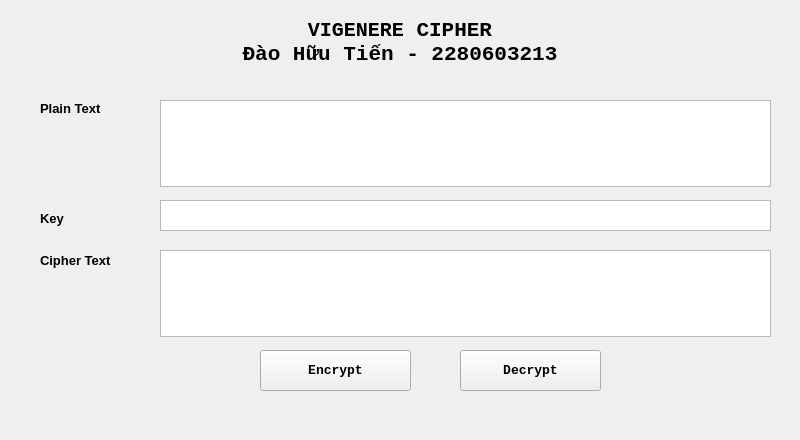
<?xml version="1.0" encoding="UTF-8"?>
<ui version="4.0">
 <class>MainWindow</class>
 <widget class="QMainWindow" name="MainWindow">
  <property name="geometry">
   <rect>
    <x>0</x>
    <y>0</y>
    <width>800</width>
    <height>440</height>
   </rect>
  </property>
  <property name="minimumSize">
   <size>
    <width>800</width>
    <height>440</height>
   </size>
  </property>
  <property name="maximumSize">
   <size>
    <width>800</width>
    <height>440</height>
   </size>
  </property>
  <property name="windowTitle">
   <string>Vigenère Cipher</string>
  </property>
  <widget class="QWidget" name="centralwidget">
   <widget class="QLabel" name="label">
    <property name="geometry">
     <rect>
      <x>0</x>
      <y>10</y>
      <width>800</width>
      <height>65</height>
     </rect>
    </property>
    <property name="font">
     <font>
      <family>Consolas</family>
      <pointsize>15</pointsize>
      <weight>75</weight>
      <bold>true</bold>
     </font>
    </property>
    <property name="autoFillBackground">
     <bool>false</bool>
    </property>
    <property name="text">
     <string>&lt;html&gt;&lt;head/&gt;&lt;body&gt;&lt;p align=&quot;center&quot;&gt;VIGENERE&lt;span style=&quot; font-size:16pt;&quot;&gt; CIPHER&lt;br/&gt;Đào Hữu Tiến - 2280603213&lt;/span&gt;&lt;/p&gt;&lt;/body&gt;&lt;/html&gt;</string>
    </property>
    <property name="alignment">
     <set>Qt::AlignCenter</set>
    </property>
   </widget>
   <widget class="QLabel" name="label_2">
    <property name="geometry">
     <rect>
      <x>40</x>
      <y>100</y>
      <width>91</width>
      <height>16</height>
     </rect>
    </property>
    <property name="font">
     <font>
      <family>Segoe UI</family>
      <pointsize>10</pointsize>
      <weight>75</weight>
      <bold>true</bold>
     </font>
    </property>
    <property name="text">
     <string>Plain Text</string>
    </property>
   </widget>
   <widget class="QLabel" name="label_3">
    <property name="geometry">
     <rect>
      <x>40</x>
      <y>210</y>
      <width>55</width>
      <height>16</height>
     </rect>
    </property>
    <property name="font">
     <font>
      <family>Segoe UI</family>
      <pointsize>10</pointsize>
      <weight>75</weight>
      <bold>true</bold>
     </font>
    </property>
    <property name="text">
     <string>Key</string>
    </property>
   </widget>
   <widget class="QLabel" name="label_4">
    <property name="geometry">
     <rect>
      <x>40</x>
      <y>250</y>
      <width>101</width>
      <height>21</height>
     </rect>
    </property>
    <property name="font">
     <font>
      <family>Segoe UI</family>
      <pointsize>10</pointsize>
      <weight>75</weight>
      <bold>true</bold>
     </font>
    </property>
    <property name="text">
     <string>Cipher Text</string>
    </property>
   </widget>
   <widget class="QTextEdit" name="txt_PlainText">
    <property name="geometry">
     <rect>
      <x>160</x>
      <y>100</y>
      <width>611</width>
      <height>87</height>
     </rect>
    </property>
   </widget>
   <widget class="QTextEdit" name="txt_CipherText">
    <property name="geometry">
     <rect>
      <x>160</x>
      <y>250</y>
      <width>611</width>
      <height>87</height>
     </rect>
    </property>
   </widget>
   <widget class="QTextEdit" name="txt_Key">
    <property name="geometry">
     <rect>
      <x>160</x>
      <y>200</y>
      <width>611</width>
      <height>31</height>
     </rect>
    </property>
   </widget>
   <widget class="QPushButton" name="btn_Encrypt">
    <property name="geometry">
     <rect>
      <x>260</x>
      <y>350</y>
      <width>151</width>
      <height>41</height>
     </rect>
    </property>
    <property name="font">
     <font>
      <family>Consolas</family>
      <pointsize>10</pointsize>
      <weight>75</weight>
      <bold>true</bold>
     </font>
    </property>
    <property name="text">
     <string>Encrypt</string>
    </property>
   </widget>
   <widget class="QPushButton" name="btn_Decrypt">
    <property name="geometry">
     <rect>
      <x>460</x>
      <y>350</y>
      <width>141</width>
      <height>41</height>
     </rect>
    </property>
    <property name="font">
     <font>
      <family>Consolas</family>
      <pointsize>10</pointsize>
      <weight>75</weight>
      <bold>true</bold>
     </font>
    </property>
    <property name="text">
     <string>Decrypt</string>
    </property>
   </widget>
  </widget>
 </widget>
 <resources/>
 <connections/>
</ui>
